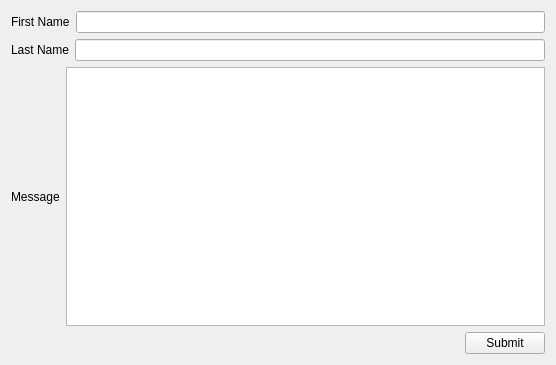
<?xml version="1.0" encoding="UTF-8"?>
<ui version="4.0">
 <class>Widget</class>
 <widget class="QWidget" name="Widget">
  <property name="geometry">
   <rect>
    <x>0</x>
    <y>0</y>
    <width>556</width>
    <height>365</height>
   </rect>
  </property>
  <property name="windowTitle">
   <string>Widget</string>
  </property>
  <layout class="QVBoxLayout" name="verticalLayout">
   <item>
    <layout class="QHBoxLayout" name="horizontalLayout">
     <item>
      <widget class="QLabel" name="label">
       <property name="text">
        <string>First Name</string>
       </property>
      </widget>
     </item>
     <item>
      <widget class="QLineEdit" name="firstNameLineEdit"/>
     </item>
    </layout>
   </item>
   <item>
    <layout class="QHBoxLayout" name="horizontalLayout_2">
     <item>
      <widget class="QLabel" name="label_2">
       <property name="text">
        <string>Last Name</string>
       </property>
      </widget>
     </item>
     <item>
      <widget class="QLineEdit" name="lastNameLineEdit"/>
     </item>
    </layout>
   </item>
   <item>
    <layout class="QHBoxLayout" name="horizontalLayout_3">
     <item>
      <widget class="QLabel" name="label_3">
       <property name="text">
        <string>Message</string>
       </property>
      </widget>
     </item>
     <item>
      <widget class="QTextEdit" name="messageTextEdit"/>
     </item>
    </layout>
   </item>
   <item>
    <layout class="QHBoxLayout" name="horizontalLayout_4">
     <item>
      <spacer name="horizontalSpacer">
       <property name="orientation">
        <enum>Qt::Horizontal</enum>
       </property>
       <property name="sizeHint" stdset="0">
        <size>
         <width>40</width>
         <height>20</height>
        </size>
       </property>
      </spacer>
     </item>
     <item>
      <widget class="QPushButton" name="pushButton">
       <property name="text">
        <string>Submit</string>
       </property>
      </widget>
     </item>
    </layout>
   </item>
  </layout>
 </widget>
 <layoutdefault spacing="6" margin="11"/>
 <resources/>
 <connections/>
</ui>
